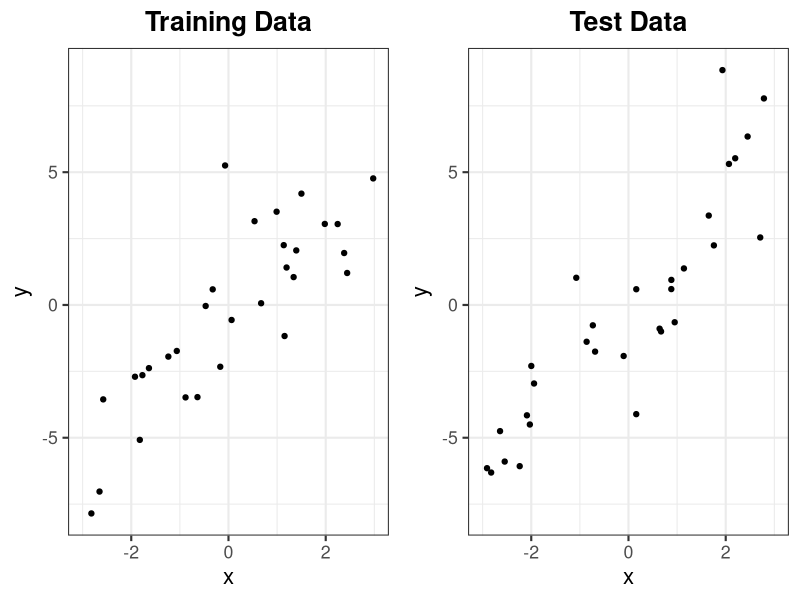
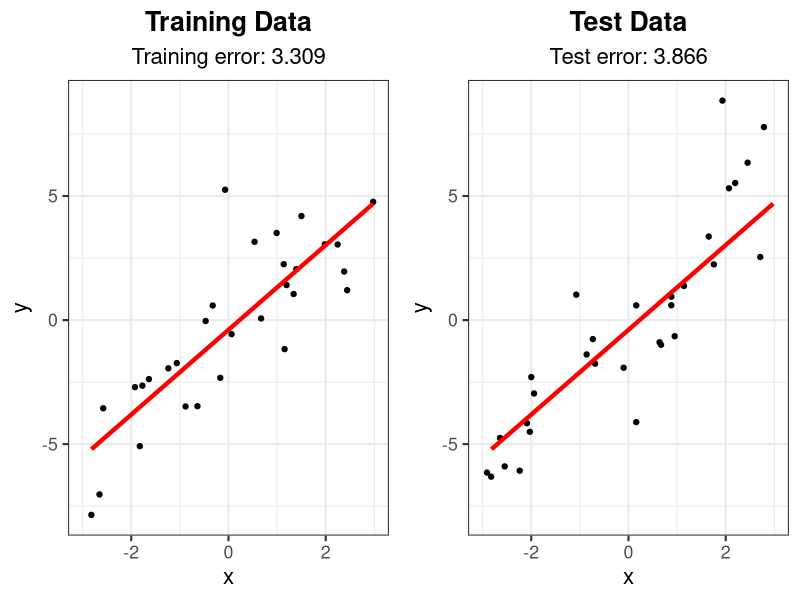
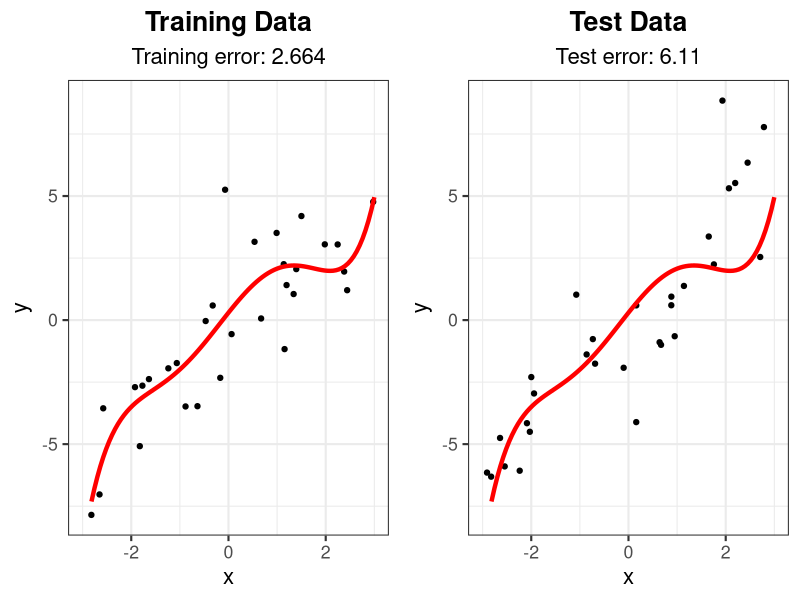
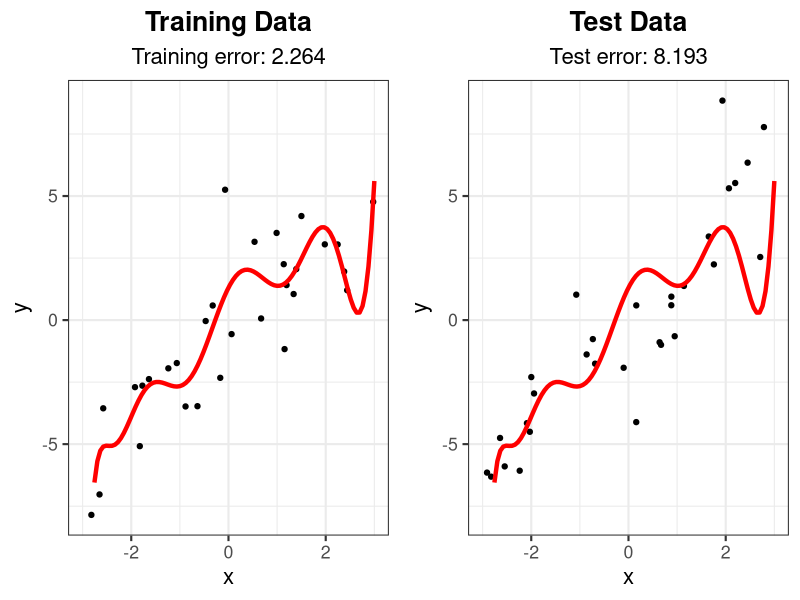
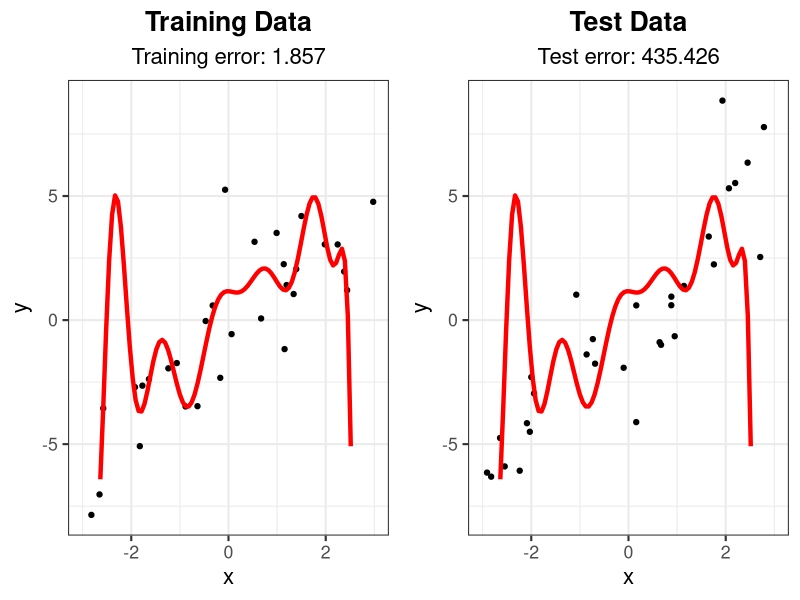
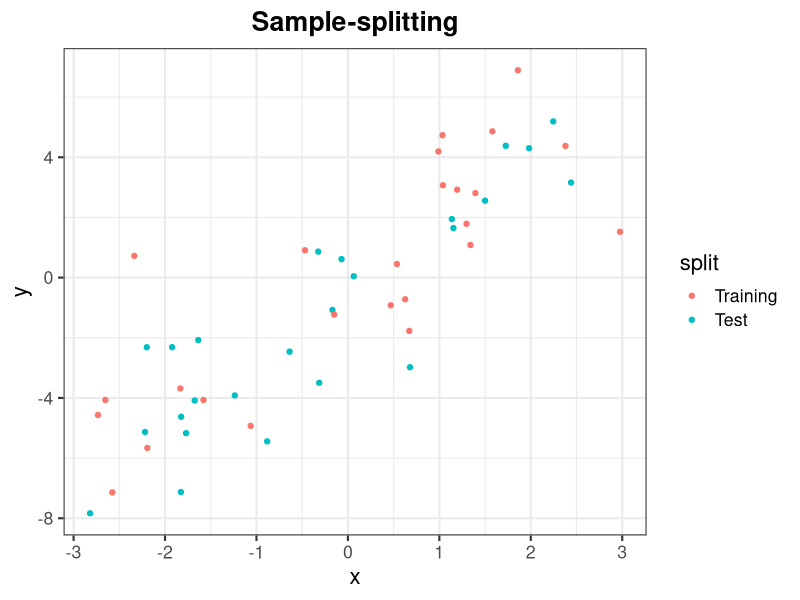
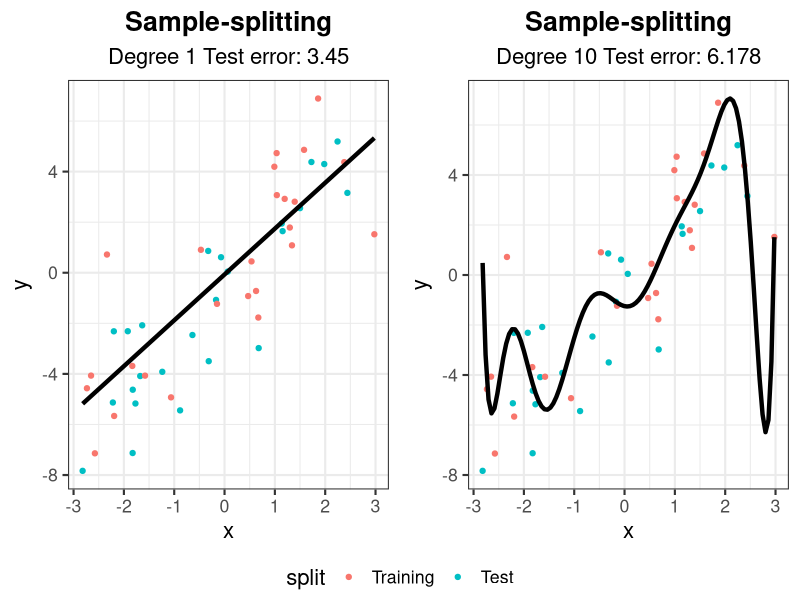

These charts were generated, in order, by the following R code:
## ---- chunk 1
options(htmltools.dir.version = FALSE)
knitr::opts_chunk$set(comment = "##")
knitr::opts_chunk$set(cache = TRUE)
knitr::opts_chunk$set(error = TRUE)
library(kableExtra)
library(tidyverse)
## ---- chunk 2
library(ggpubr)
# generate data
set.seed(302)
n <- 30
x <- sort(runif(n, -3, 3))
y <- 2*x + 2*rnorm(n)
x_test <- sort(runif(n, -3, 3))
y_test <- 2*x_test + 2*rnorm(n)
df_train <- data.frame("x" = x, "y" = y)
df_test <- data.frame("x" = x_test, "y" = y_test)

# store a theme
my_theme <- theme_bw(base_size = 16) + 
  theme(plot.title = element_text(hjust = 0.5, face = "bold"),
        plot.subtitle = element_text(hjust = 0.5))

# generate plots
g_train <- ggplot(df_train, aes(x = x, y = y)) + geom_point() +
  xlim(-3, 3) + ylim(min(y, y_test), max(y, y_test)) + 
  labs(title = "Training Data") + my_theme
g_test <- ggplot(df_test, aes(x = x, y = y)) + geom_point() +
  xlim(-3, 3) + ylim(min(y, y_test), max(y, y_test)) + 
  labs(title = "Test Data") + my_theme
ggarrange(g_train, g_test) # from ggpubr, to put side-by-side
## ---- chunk 3
# Fit linear model and calculate training error
lm_fit <- lm(y ~ x, data = df_train)
yhat_train <- predict(lm_fit)
# (y_i - yhat_i)^2
train_err <- mean((df_train$y - yhat_train)^2)

# Calculate testing error
yhat_test <- predict(lm_fit, data.frame(x = df_test$x))
test_err <- mean((df_test$y - yhat_test)^2)

# Add linear model and error text to plot
g_train2 <- g_train + 
  labs(subtitle = paste("Training error:", round(train_err, 3))) +
  geom_line(aes(y = fitted(lm_fit)), col = "red", lwd = 1.5)
g_test2 <- g_test + 
  labs(subtitle = paste("Test error:", round(test_err, 3))) +
  geom_line(aes(y = fitted(lm_fit), x = df_train$x), col = "red", lwd = 1.5)

ggarrange(g_train2, g_test2)
## ---- chunk 4
# Fit 5 degree polynomial and calculate training error
lm_fit_5 <- lm(y ~ poly(x, 5), data = df_train)
yhat_train_5 <- predict(lm_fit_5)
train_err_5 <- mean((df_train$y - yhat_train_5)^2)

# Calculate testing error
yhat_test_5 <- predict(lm_fit_5, data.frame(x = df_test$x))
test_err_5 <- mean((df_test$y - yhat_test_5)^2)

# Create smooth line for plotting
x_fit <- data.frame(x = seq(-3, 3, length = 100))
line_fit <- data.frame(x = x_fit, y = predict(lm_fit_5, newdata = x_fit))
                       
# Add linear model and error text to plot
g_train3 <- g_train + 
  labs(subtitle = paste("Training error:", round(train_err_5, 3))) +
  geom_line(data = line_fit, aes(y = y, x = x), col = "red", lwd = 1.5)
g_test3 <- g_test + 
  labs(subtitle = paste("Test error:", round(test_err_5, 3))) +
  geom_line(data = line_fit, aes(y = y, x = x), col = "red", lwd = 1.5)

ggarrange(g_train3, g_test3)
## ---- chunk 5
# Fit 10 degree polynomial and calculate training error
lm_fit_10 <- lm(y ~ poly(x, 10), data = df_train)
yhat_train_10 <- predict(lm_fit_10)
train_err_10 <- mean((df_train$y - yhat_train_10)^2)

# Calculate testing error
yhat_test_10 <- predict(lm_fit_10, data.frame(x = df_test$x))
test_err_10 <- mean((df_test$y - yhat_test_10)^2)

# Create smooth line for plotting
x_fit <- data.frame(x = seq(-3, 3, length = 100))
line_fit <- data.frame(x = x_fit, y = predict(lm_fit_10, newdata = x_fit))
                       
# Add linear model and error text to plot
g_train4 <- g_train + 
  labs(subtitle = paste("Training error:", round(train_err_10, 3))) +
  geom_line(data = line_fit, aes(y = y, x = x), col = "red", lwd = 1.5)
g_test4 <- g_test + 
  labs(subtitle = paste("Test error:", round(test_err_10, 3))) +
  geom_line(data = line_fit, aes(y = y, x = x), col = "red", lwd = 1.5)

ggarrange(g_train4, g_test4)
## ---- chunk 6
# Fit 15 degree polynomial and calculate training error
lm_fit_15 <- lm(y ~ poly(x, 15), data = df_train)
yhat_train_15 <- predict(lm_fit_15)
train_err_15 <- mean((df_train$y - yhat_train_15)^2)

# Calculate testing error
yhat_test_15 <- predict(lm_fit_15, data.frame(x = df_test$x))
test_err_15 <- mean((df_test$y - yhat_test_15)^2)

# Create smooth line for plotting
x_fit <- data.frame(x = seq(-3, 3, length = 100))
line_fit <- data.frame(x = x_fit, y = predict(lm_fit_15, newdata = x_fit))
                       
# Add linear model and error text to plot
g_train5 <- g_train + 
  labs(subtitle = paste("Training error:", round(train_err_15, 3))) +
  geom_line(data = line_fit, aes(y = y, x = x), col = "red", lwd = 1.5)
g_test5 <- g_test + 
  labs(subtitle = paste("Test error:", round(test_err_15, 3))) +
  geom_line(data = line_fit, aes(y = y, x = x), col = "red", lwd = 1.5)

ggarrange(g_train5, g_test5)
## ---- chunk 7
# Generate data
set.seed(302)
n <- 50
x <- sort(runif(n, -3, 3))
y <- 2*x + 2*rnorm(n)

# Randomly split data into two parts
inds <- sample(rep(1:2, length = n))
split <- as.factor(inds) %>%
  fct_recode(Training = "1", Test = "2")
data <- data.frame("x" = x, "y" = y, "split" = split)

g_split <- ggplot(data, aes(x = x, y = y, color = split)) + geom_point() +
  labs(title = "Sample-splitting") + my_theme
g_split
## ---- chunk 8
# Train on the training split
data_train <- data %>% filter(split == "Training")
lm_1 <- lm(y ~ x, data = data_train)
lm_10 <- lm(y ~ poly(x, 10), data = data_train)

# Predict on the second half
data_test <- data %>% filter(split == "Test")
pred_1 <- predict(lm_1, data.frame(x = data_test$x))
pred_10 <- predict(lm_10, data.frame(x = data_test$x))

# Calculate test error
test_err_1 <- mean((data_test$y - pred_1)^2)
test_err_10 <- mean((data_test$y - pred_10)^2)
## ---- chunk 9
# Create smooth lines for plotting
x_fit <- data.frame(x = seq(min(data$x), max(data$x), length = 100))
line_fit_1 <- data.frame(x = x_fit, y = predict(lm_1, newdata = x_fit))
line_fit_10 <- data.frame(x = x_fit, y = predict(lm_10, newdata = x_fit))
                       
# Add linear model and error text to plot
g_split1 <- g_split + 
  labs(subtitle = paste("Degree 1 Test error:", round(test_err_1, 3))) +
  geom_line(data = line_fit_1, aes(y = y, x = x), col = "black", lwd = 1.5)
g_split10 <- g_split + 
  labs(subtitle = paste("Degree 10 Test error:", round(test_err_10, 3))) +
  geom_line(data = line_fit_10, aes(y = y, x = x), col = "black", lwd = 1.5)

ggarrange(g_split1, g_split10, common.legend = TRUE, legend = "bottom")
